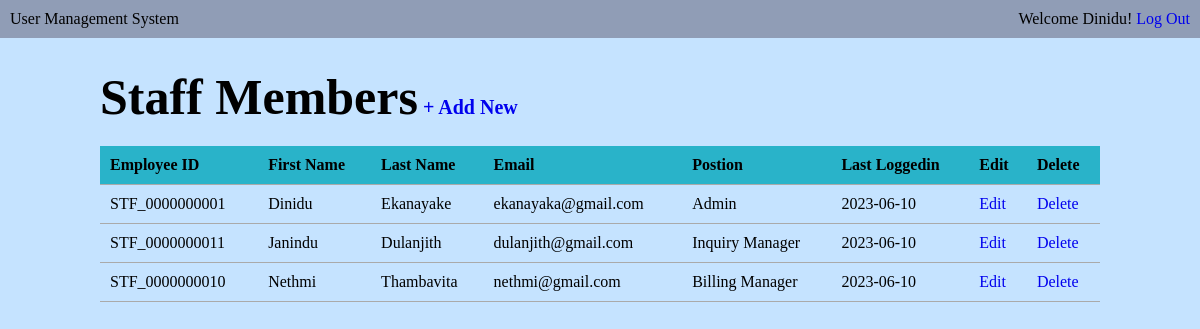
/html/users.php (signed in), run on the app's committed database.
### tables this page shows
CREATE TABLE `Staff` (
  `StaffID` varchar(200) DEFAULT NULL,
  `sF_Name` varchar(50) DEFAULT NULL,
  `sL_Name` varchar(100) DEFAULT NULL,
  `sEmail` varchar(200) DEFAULT NULL,
  `Staff_Type` varchar(100) DEFAULT NULL,
  `SPassword` varchar(200) DEFAULT NULL,
  `slast_login` date NOT NULL,
  `sis_deleted` tinyint(1) NOT NULL,
  `ID` int(6) NOT NULL
);

### html/users.php (the view, shortened to what this page needs)
<?php require_once('/Applications/XAMPP/xamppfiles/htdocs/ums/php/connection.php'); ?>
<?php
$user_list = '';
$query = "SELECT * FROM Staff WHERE sis_deleted = 0 ORDER BY sF_Name";
$staff = mysqli_query($connection, $query);
if ($staff) {
    while ($user = mysqli_fetch_assoc($staff)) {
        $user_list .= "<tr>";
        $user_list .= "<td>{$user['StaffID']}</td>";
        $user_list .= "<td>{$user['sF_Name']}</td>";
        $user_list .= "<td>{$user['sL_Name']}</td>";
        $user_list .= "<td>{$user['sEmail']}</td>";
        $user_list .= "<td>{$user['Staff_Type']}</td>";
        $user_list .= "<td>{$user['slast_login']}</td>";
        $user_list .= "<td> <a href=\"modify-user.php?User_ID={$user['StaffID']}\">Edit</a></td>";
        $user_list .= "<td> <a href=\"delete-user.php?User_ID={$user['StaffID']}\">Delete</a></td>";
        $user_list .= "</tr>";
    }
} else {
    echo "Database query failed.";
}
?>
<!DOCTYPE html>
<html lang="eng">
    <link rel ="stylesheet" href="../css/ums.css">
    <head>
    </head>
    <body class= ums>
        <div class=adm_ums>
            <div class="appname">User Management System</div>
            <div class="Loggedin">Welcome <?php echo $_SESSION ['sfirst_name'];?>! <a href="logout.php">Log Out</a></div>
        </div>
        <main>
        <h1> Staff Members<span><a href="add-user.php"> + Add New</a></span></h1>
        <table class="masterlist">
            <tr>
                <th>Employee ID</th>
                <th>First Name</th>
                <th>Last Name</th>
                <th>Email</th>
                <th>Postion</th>
                <th>Last Loggedin</th>
                <th>Edit</th>
                <th>Delete</th>
            </tr>
            <?php echo $user_list;?>
        </table>
        </main>
    </body>
</html>

### css/ums.css (style rules this page uses)
* { margin: 0; }
a { text-decoration: none; }
.adm_ums { background: #909DB6; overflow: auto; padding: 10px; }
.appname { float:left; }
.Loggedin { float:right; }
.ums { background: #c5e3ff; font-size: 16px; }
main { width: 1000px; margin: 30px auto; }
main h1 { margin-bottom: 20px; font-size: 50px; }
main h1 span { font-size: 20px; left: 10px; }
table.masterlist { width: 100%; border-collapse: collapse; }
table.masterlist th { background-color: #29B3C9; text-align: left; }
table.masterlist th,table.masterlist td { padding:10px; border-bottom: 1px solid #aaa; }

### data on the page
staff: StaffID "STF_0000000001", sF_Name "Dinidu", sL_Name "Ekanayake", sEmail "ekanayaka@gmail.com", Staff_Type "Admin", slast_login "2023-06-10"
staff: StaffID "STF_0000000011", sF_Name "Janindu", sL_Name "Dulanjith", sEmail "dulanjith@gmail.com", Staff_Type "Inquiry Manager", slast_login "2023-06-10"
staff: StaffID "STF_0000000010", sF_Name "Nethmi", sL_Name "Thambavita", sEmail "nethmi@gmail.com", Staff_Type "Billing Manager", slast_login "2023-06-10"

### other printed values
$_SESSION ['sfirst_name'] "Dinidu"
